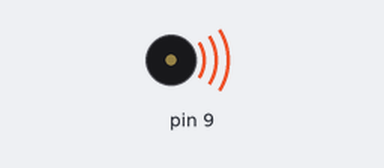
A sketch run on a simulated Arduino Uno, built with avr-gcc and run on an emulated ATmega328P. Parts: buzzer (waves = sounding).

Above: at 0.2 s.
At 7.0 s:
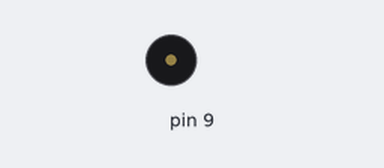
Timing chart, 0 to 8.7 s (numbered marks = the images above):
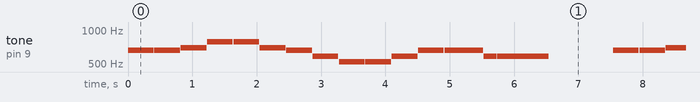

The sketch:

ode_to_joy.ino
```cpp
void setup() {
  // put your setup code here, to run once:
pinMode(9, OUTPUT);

}

void loop() {
  // put your main code here, to run repeatedly:
int t = 400;
int r = 10;
//tone(9, 523); //C
//delay(t);
//tone(9, 587); //D
//delay(t);
//tone(9, 659); //E
//delay(t);
//tone(9, 698); //F
//delay(t);
//tone(9, 784); //G
//delay(t);
//tone(9, 880); //A
//delay(t);
//tone(9, 988); //B
//delay(t);
//tone(9, 0);
//delay(t);


tone(9, 659); //E
delay(t);
tone(9, 0);
delay(r);
tone(9, 659); //E
delay(t);
tone(9, 0);
delay(r);
tone(9, 698); //F
delay(t);
tone(9, 0);
delay(r);
tone(9, 784); //G
delay(t);
tone(9, 0);
delay(r);
tone(9, 784); //G
delay(t);
tone(9, 0);
delay(r);
tone(9, 698); //F
delay(t);
tone(9, 0);
delay(r);
tone(9, 659); //E
delay(t);
tone(9, 0);
delay(r);
tone(9, 587); //D
delay(t);
tone(9, 0);
delay(r);
tone(9, 523); //C
delay(t);
tone(9, 0);
delay(r);
tone(9, 523); //C
delay(t);
tone(9, 0);
delay(r);
tone(9, 587); //D
delay(t);
tone(9, 0);
delay(r);
tone(9, 659); //E
delay(t);
tone(9, 0);
delay(r);
tone(9, 659); //E
delay(1.5 * t);
tone(9, 0);
delay(r);
tone(9, 587); //D
delay(t / 2);
tone(9, 0);
delay (r);
tone(9, 587); //D
delay(2 * t);
tone(9, 0);
delay(100 * r);

}
```

Measured:
- by itself, tone on pin 9: plays 659 Hz for 0.40 s, 659 Hz for 0.40 s, 698 Hz for 0.40 s, 784 Hz for 0.40 s, 784 Hz for 0.40 s, 698 Hz for 0.40 s … (260 notes in this stretch)
